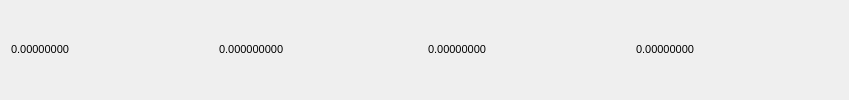
    <widget class="QFrame" name="tradingHeaderContainer">
     <property name="sizePolicy">
      <sizepolicy hsizetype="Preferred" vsizetype="Maximum">
       <horstretch>0</horstretch>
       <verstretch>0</verstretch>
      </sizepolicy>
     </property>
     <property name="minimumSize">
      <size>
       <width>849</width>
       <height>35</height>
      </size>
     </property>
     <property name="maximumSize">
      <size>
       <width>16777215</width>
       <height>220</height>
      </size>
     </property>
     <property name="frameShape">
      <enum>QFrame::NoFrame</enum>
     </property>
     <property name="frameShadow">
      <enum>QFrame::Raised</enum>
     </property>
     <property name="lineWidth">
      <number>0</number>
     </property>
     <layout class="QVBoxLayout" name="verticalLayout_trade">
      <item>
       <layout class="QHBoxLayout" name="wallettradeHeader">
        <item>
         <widget class="QLabel" name="Bid">
          <property name="minimumSize">
           <size>
            <width>151</width>
            <height>0</height>
           </size>
          </property>
          <property name="font">
           <font>
            <pointsize>8</pointsize>
            <weight>50</weight>
            <bold>false</bold>
           </font>
          </property>
          <property name="text">
           <string>0.00000000</string>
          </property>
          <property name="textInteractionFlags">
           <set>Qt::LinksAccessibleByMouse|Qt::TextSelectableByMouse</set>
          </property>
         </widget>
        </item>
        <item>
         <widget class="QLabel" name="volumet">
          <property name="minimumSize">
           <size>
            <width>201</width>
            <height>0</height>
           </size>
          </property>
          <property name="font">
           <font>
            <pointsize>8</pointsize>
            <weight>50</weight>
            <bold>false</bold>
           </font>
          </property>
          <property name="text">
           <string>0.000000000</string>
          </property>
          <property name="textInteractionFlags">
           <set>Qt::LinksAccessibleByMouse|Qt::TextSelectableByMouse</set>
          </property>
         </widget>
        </item>
        <item>
         <widget class="QLabel" name="Ask">
          <property name="minimumSize">
           <size>
            <width>181</width>
            <height>0</height>
           </size>
          </property>
          <property name="font">
           <font>
            <pointsize>8</pointsize>
            <weight>50</weight>
            <bold>false</bold>
           </font>
          </property>
          <property name="text">
           <string>0.00000000</string>
          </property>
          <property name="textInteractionFlags">
           <set>Qt::LinksAccessibleByMouse|Qt::TextSelectableByMouse</set>
          </property>
         </widget>
        </item>
        <item>
         <widget class="QLabel" name="volumebtc">
          <property name="minimumSize">
           <size>
            <width>171</width>
            <height>0</height>
           </size>
          </property>
          <property name="font">
           <font>
            <pointsize>8</pointsize>
            <weight>50</weight>
            <bold>false</bold>
           </font>
          </property>
          <property name="text">
           <string>0.00000000</string>
          </property>
          <property name="textInteractionFlags">
           <set>Qt::LinksAccessibleByMouse|Qt::TextSelectableByMouse</set>
          </property>
         </widget>
        </item>
       </layout>
      </item>
     </layout>
    </widget>
